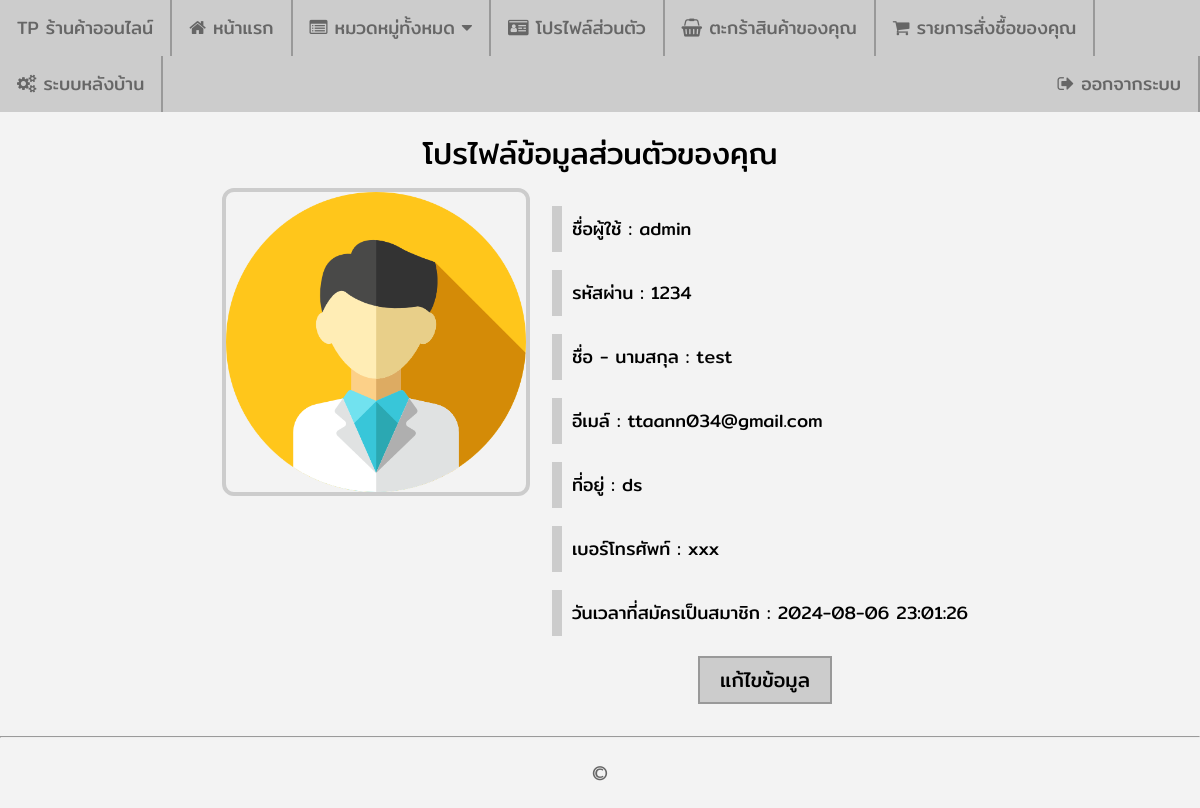
Before: /shop_online/profile.php (signed in) with the older database file.
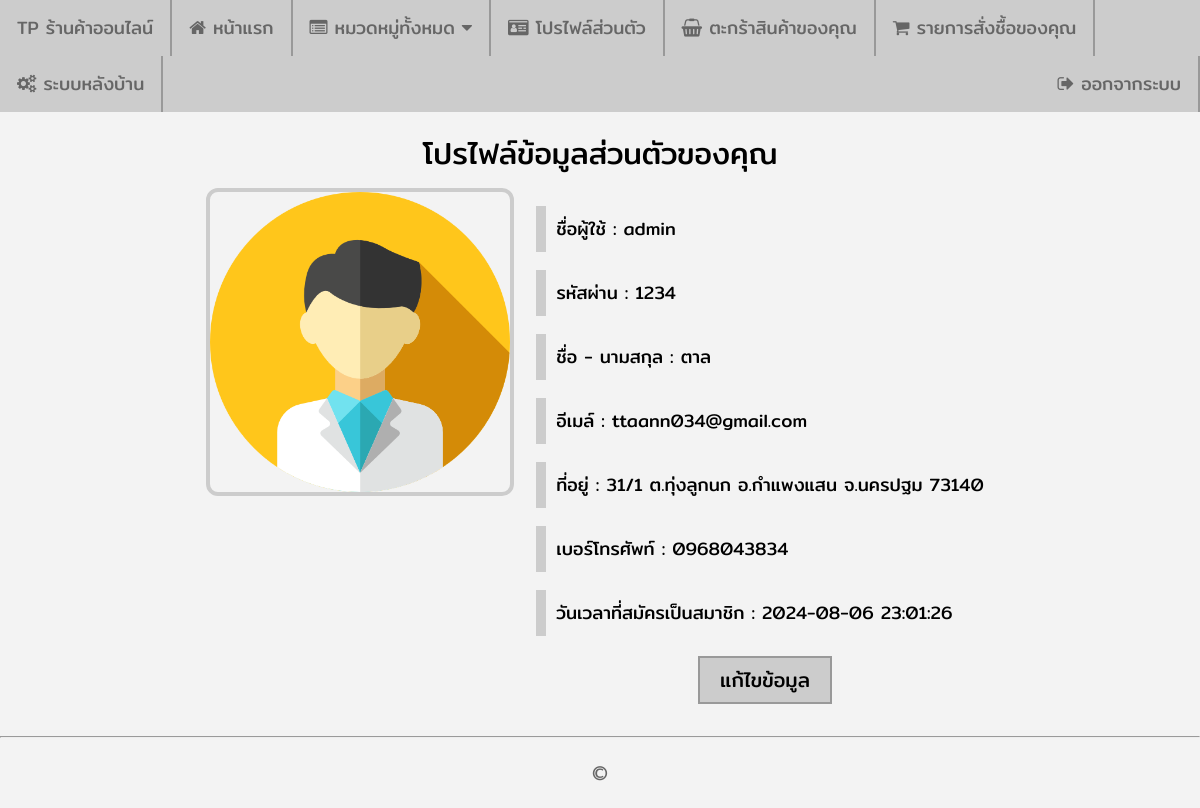
After: the same page with the newer database file.
### tables this page shows
CREATE TABLE `member` (
  `member_id` int(10) NOT NULL,
  `member_username` varchar(30) NOT NULL,
  `member_password` varchar(30) NOT NULL,
  `member_name` varchar(100) NOT NULL,
  `member_email` varchar(100) NOT NULL,
  `member_address` text NOT NULL,
  `member_address2` text NOT NULL,
  `member_tel` varchar(10) NOT NULL,
  `member_img` text NOT NULL,
  `member_date` datetime NOT NULL,
  `member_level` enum('user','admin') NOT NULL DEFAULT 'user'
);

### shop_online/profile.php (the view, shortened to what this page needs)
<?php
    require_once('connections/mysqli.php');
    $strSQL2 = "SELECT * FROM member WHERE member_username = '".$_SESSION['member_username']."' ";
    $objQuery2 = mysqli_query($Connection,$strSQL2);
    $objResult2 = mysqli_fetch_array($objQuery2,MYSQLI_ASSOC);
?>
<!DOCTYPE html>
<html lang="en">
<head>
  <link rel="stylesheet" href="https://cdnjs.cloudflare.com/ajax/libs/font-awesome/4.7.0/css/font-awesome.min.css">
  <link rel="stylesheet" type="text/css" href="assets/css/body.css">
  <link rel="stylesheet" type="text/css" href="assets/css/navigationbar.css">
  <link rel="stylesheet" type="text/css" href="assets/css/shop.css">
</head>
<body>
  <?php include 'includes/navbar.php';?>
  <div class="shop_div_2">
    <span class="shop_span_7">โปรไฟล์ข้อมูลส่วนตัวของคุณ</span>
    <table align="center" cellpadding="10">
      <tr>
        <td valign="top">
          <img src="images/member/<?php echo $objResult2["member_img"];?>" class="shop_img_1" width="300px" height="300px">
        </td>
        <td align="left" valign="top">
          <p class="shop_p_3">ชื่อผู้ใช้ : <?php echo $objResult2["member_username"]; ?></p>
          <p class="shop_p_3">รหัสผ่าน : <?php echo $objResult2["member_password"]; ?></p>
          <p class="shop_p_3">ชื่อ - นามสกุล : <?php echo $objResult2["member_name"]; ?></p>
          <p class="shop_p_3">อีเมล์ : <?php echo $objResult2["member_email"]; ?></p>
          <p class="shop_p_3">ที่อยู่ : <?php echo nl2br($objResult2["member_address"]); ?></p>
          <p class="shop_p_3">เบอร์โทรศัพท์ : <?php echo $objResult2["member_tel"]; ?></p>
          <p class="shop_p_3">วันเวลาที่สมัครเป็นสมาชิก : <?php echo $objResult2["member_date"]; ?></p>
          <div class="shop_div_4">
            <a href="profile_edit.php"><button class="shop_button_2">แก้ไขข้อมูล</button></a>
          </div>
        </td>
      </tr>
    </table>
  </div>
  <hr>
  <?php include 'includes/footer.php';?>
</body>
</html>

Changed rows visible on the page:
changed member "admin": member_name "test" → "ตาล"; member_address "ds" → "31/1 ต.ทุ่งลูกนก อ.กำแพงแสน จ.นครปฐม 73140"; member_tel "xxx" → "0968043834"
